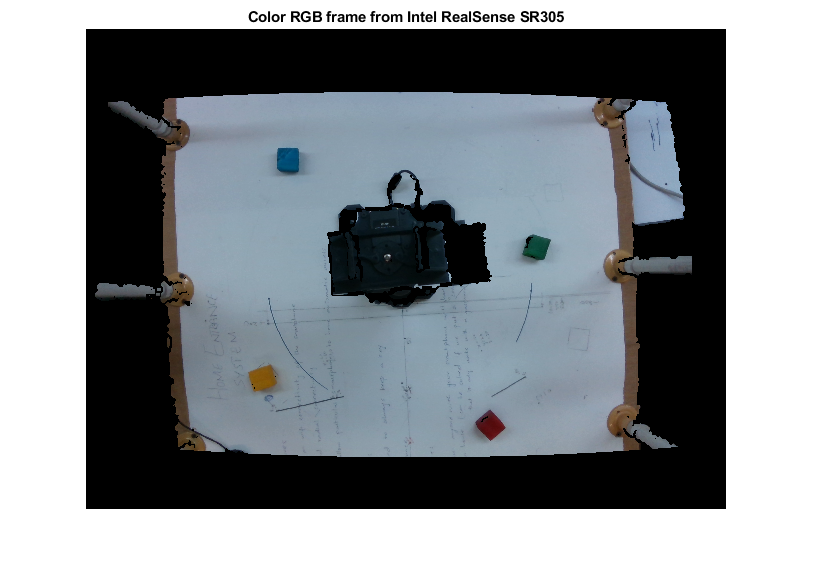
%> input picture Lab7-8/7/untitled.png, 814 x 573 px
$ octave lab77_F.m   (GNU Octave 9; MATLAB toolbox functions it lacks are replaced by stand-ins)
%> lines starting %> are read from the running program, lines starting %| are printed output that depends on the picture; in (x1, y1, x2, y2) boxes, pixels count from 0 and x2, y2 are one past the last pixel; in counts of white or black regions, pixels touching at a corner belong together; the program's own positions count from 1

%%
% Clear the command window and any existing variables
clc;
clear;

% Read in the image and convert it to a double precision format
im = imread('untitled.png');
%> im is the input picture: size 573x814x3 uint8; mean R, G, B 132.7, 138, 142.2
img = im2double(im);

% Define the color ranges for the cubes in the RGB color space
color_ranges = [0.2 0 0 0.4 0.16 0.18%red
    0.43 0.3 0 1 0.35 1%yellow
    0.02 0.24 0.2 0.2 0.31 0.3%green
    0 0.2 0.4 0 0.5 0.5];%blue

% Create an empty array to store the centroids of the detected cubes
all_cubes = [];

% Loop through each color range and detect the cubes in that color
for i = 1:4
    % Define the minimum and maximum values for the color range
    min = color_ranges(i, 1:3);
    max = color_ranges(i, 4:6);

    % Create a binary mask that is true for all pixels that fall within the specified color range
    color_mask = (img(:,:,1) >= min(1)) & (img(:,:,1) <= max(1)) & ...
                 (img(:,:,2) >= min(2)) & (img(:,:,2) <= max(2)) & ...
                 (img(:,:,3) >= min(3)) & (img(:,:,3) <= max(3));

    % Clean up the mask using morphological operations to remove any small holes or gaps in the color regions
    se = strel('square', 10);
    color_mask = imclose(imopen(color_mask, se), se);

    % Find connected components in the mask (i.e. clusters of adjacent pixels that are true)
    cc = bwconncomp(color_mask);

    % Extract the centroid locations of each connected component as a list of points
    stats = regionprops(cc, 'Centroid');

    % Append the centroids to the list of all cubes
    all_cubes = [all_cubes; cat(1, stats.Centroid)]
end
%> this loop made 4 passes
%> all_cubes on passes 1 to 4: [491.6 427.8], [491.6 427.8; 264.3 376.3], [491.6 427.8; 264.3 376.3; 538.5 245.5], [491.6 427.8; 264.3 376.3; 538.5 245.5; 290.7 163.7]
%> pass 1, `color_mask = (img(:,:,1) >= min(1)) & (img(:,:,1) <= max(1)) & (img(:,..`:
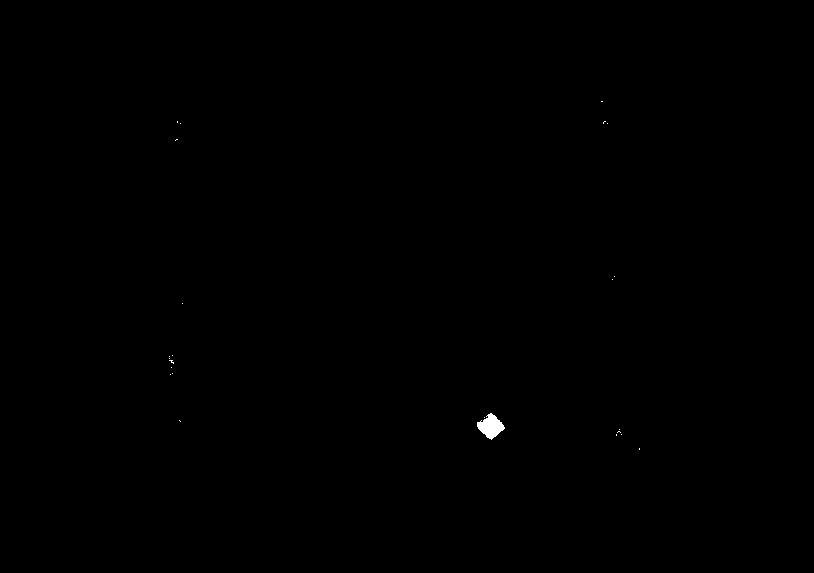
%> color_mask: size 573x814 logical; 0.1% white; 24 white regions (23 under 20 px), largest, box (x1, y1, x2, y2) and area: (477, 413, 505, 440) 426
%> pass 2, `color_mask = (img(:,:,1) >= min(1)) & (img(:,:,1) <= max(1)) & (img(:,..`:
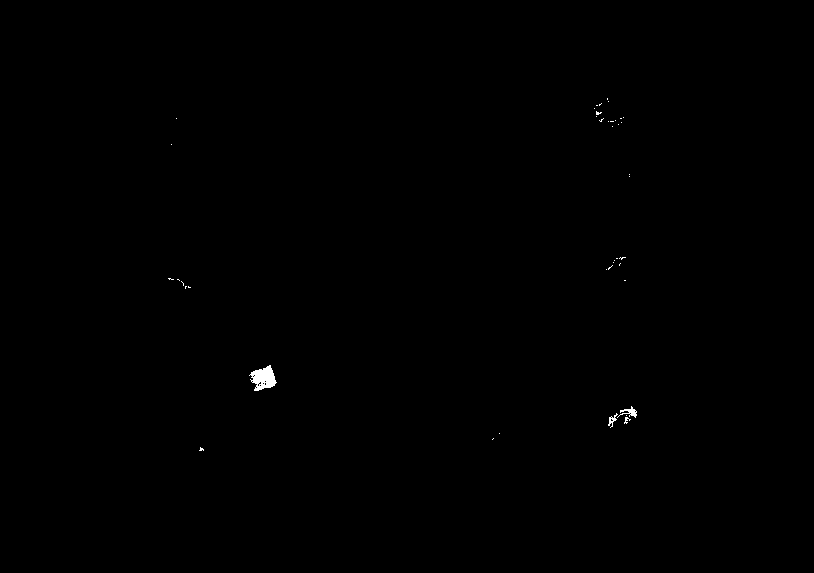
%> color_mask: size 573x814 logical; 0.15% white; 41 white regions (37 under 20 px), largest, box (x1, y1, x2, y2) and area: (249, 365, 277, 391) 429, (617, 406, 637, 418) 90, (608, 413, 618, 428) 53, (624, 417, 631, 424) 22
%> pass 2, `color_mask = imclose(imopen(color_mask, se), se);`:
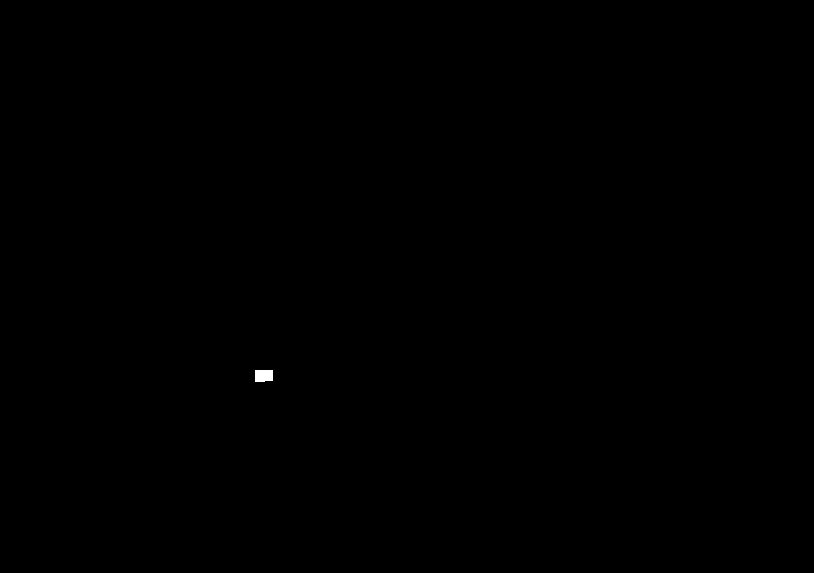
%> color_mask: size 573x814 logical; 0.04% white; 1 white region, box (x1, y1, x2, y2) and area: (255, 370, 273, 382) 208

% Display the number and coordinates of the detected cubes for each color
for i = 1:4

    color_name = ['Red', 'Yellow', 'Green', 'Blue']
    color_cubes = all_cubes((i-1)*cc.NumObjects+1:i*cc.NumObjects, :)
    disp([color_name(i) ' cubes:'])
    disp(color_cubes)
    disp(size(color_cubes))
    %fprintf("error check\n")
end
%> this loop made 4 passes
%> color_cubes on passes 1 to 4: [491.6 427.8], [264.3 376.3], [538.5 245.5], [290.7 163.7]
%|    491.61   427.76
%|    1   2
%|    264.31   376.29
%|    1   2
%|    538.50   245.50
%|    1   2
%|    290.65   163.65
%|    1   2

% Display the original image with the detected cubes marked as colored circles
imshow(img);
hold on;
colors = ['r', 'y', 'g', 'b'];
for i = 1:size(color_ranges, 1)
    color_cubes = all_cubes((i-1)*cc.NumObjects+1:i*cc.NumObjects, :);
    plot(color_cubes(:,1), color_cubes(:,2), [colors(i) 'o'], 'MarkerSize', 10, 'LineWidth', 2);
end
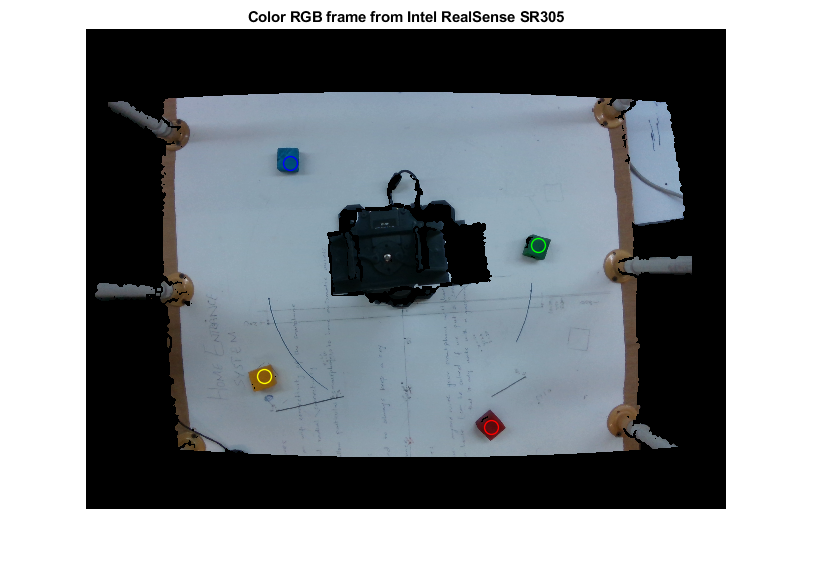
%> figure redrawn from the program's plot data
%%
X=403;Y=306;
red_cubes=all_cubes(1,:);blue_cubes=all_cubes(4,:);green_cubes=all_cubes(3,:);yellow_cubes=all_cubes(2,:);
%> after `red_cubes=all_cubes(1,:)`: red_cubes = [491.6 427.8]
%> after `blue_cubes=all_cubes(4,:)`: blue_cubes = [290.7 163.7]
%> after `green_cubes=all_cubes(3,:)`: green_cubes = [538.5 245.5]
%> after `yellow_cubes=all_cubes(2,:)`: yellow_cubes = [264.3 376.3]
R_CUBE_COORD=[red_cubes(1,1)-X red_cubes(1,2)-Y]
%> R_CUBE_COORD = [88.61 121.8]
B_CUBE_COORD=[blue_cubes(1,1)-X blue_cubes(1,2)-Y]
%> B_CUBE_COORD = [-112.3 -142.3]
G_CUBE_COORD=[green_cubes(1,1)-X green_cubes(1,2)-Y]
%> G_CUBE_COORD = [135.5 -60.5]
Y_CUBE_COORD=[yellow_cubes(1,1)-X yellow_cubes(1,2)-Y]
%> Y_CUBE_COORD = [-138.7 70.29]
